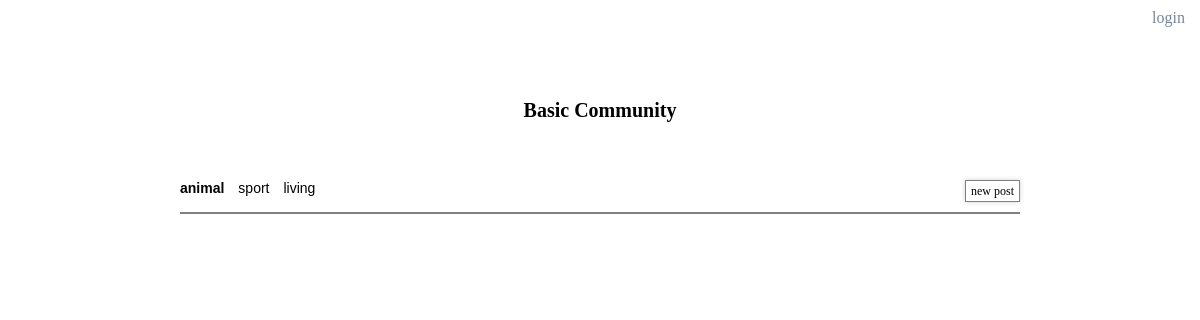
The app's page /, older data.
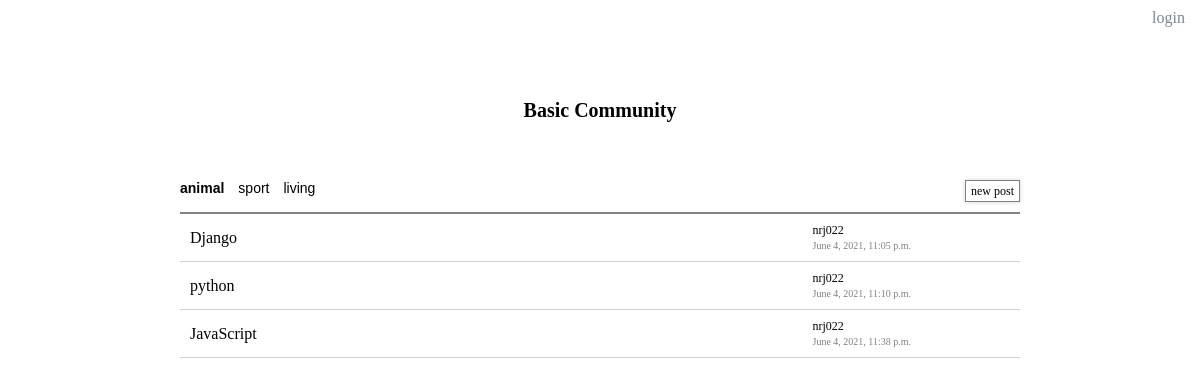
The same page, newer data.
### blog/models.py (models this page shows, shortened)
class Post(models.Model):
    category = models.CharField(max_length=50)
    author = models.ForeignKey(settings.AUTH_USER_MODEL, on_delete=models.CASCADE)
    title = models.CharField(max_length=200)
    text = models.TextField()
    created_date = models.DateTimeField(
            default=timezone.now)
    published_date = models.DateTimeField(
            blank=True, null=True)

### blog/views.py (the view)
# urls.py: path('', views.main_board, name='main_board'),
def main_board(request):
    posts = Post.objects.filter(created_date__lte=timezone.now()).order_by('created_date')
    return render(request, 'blog/main_board.html', {'posts': posts})

### blog/templates/blog/main_board.html (shortened to what this page needs)
{% extends 'blog/base.html' %} {% block content %}
<a class="login-top" href="{% url 'login' %}">login</a>
<a href="{% url 'main_board' %}"><h1>Basic Community</h1></a>
<div class="container">
  <div class="menu">
    <div class="menu-category">
      <button>animal</button>
      <button>sport</button>
      <button>living</button>
    </div>
    <a class="menu-write-post" href="{% url 'new_post' %}">new post</a>
  </div>
  {% for post in posts %}
  <ul class="post-list">
    <li class="post">
      <a class="post-title" href="{% url 'post_detail' pk=post.pk %}"
        >{{ post.title }}</a
      >
      <div class="post-info">
        <span class="post-info__id">{{ post.author }}</span>
        <span class="post-info__time">{{ post.created_date }}</span>
      </div>
    </li>
  </ul>
  {% endfor %}
</div>
{% endblock %}

### blog/templates/blog/base.html (shortened to what this page needs)
{% load static %}
<!DOCTYPE html>
<html lang="en">
  <head>
    <link rel="stylesheet" href="{% static 'css/index.css'%}" />
  </head>
  <body>
    {% block content %} {% endblock %}
  </body>
</html>

### blog/static/css/index.css (style rules this page uses)
body { display: flex; flex-direction: column; justify-content: center; align-items: center; }
h1 { margin: 100px 0 50px; font-weight: 700; font-size: 20px; }

### blog/static/css/main_board.css (style rules this page uses)
.login-top { position: absolute; top: 10px; right: 15px; color: lightslategrey; }
.container { width: 70%; }
.menu { display: flex; justify-content: space-between; width: 100%; padding: 10px 0; border-bottom: 2px solid gray; }
.menu-category button { font-size: 14px; margin-right: 10px; border: transparent; background-color: transparent; padding: 0; }
.menu-category button:first-child { font-weight: 700; }
.menu-write-post { background-color: white; border: 1px solid grey; box-shadow: 0 0 5px lightgrey; padding: 4px 5px; font-size: 12px; }
.post { display: flex; justify-content: space-between; align-items: center; padding: 10px 0 10px 10px; border-bottom: 1px solid lightgrey; }
.post-info { width: 25%; display: flex; flex-direction: column; justify-content: center; align-items: flex-start; }
.post-info__id { font-size: 12px; margin-bottom: 5px; }
.post-info__time { font-size: 10px; color: grey; }

Row changes from the older to the newer data that the page shows:
added Post: title "Django", author "nrj022", created_date "June 4, 2021, 11:05 p.m."
added Post: title "python", author "nrj022", created_date "June 4, 2021, 11:10 p.m."
added Post: title "JavaScript", author "nrj022", created_date "June 4, 2021, 11:38 p.m."
